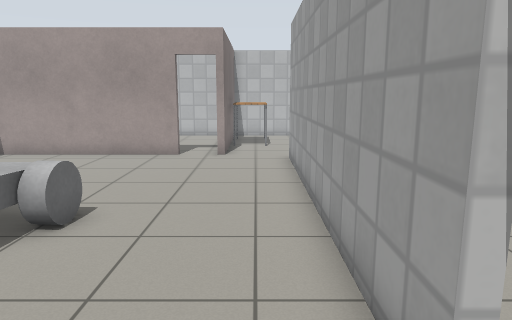
View 1 (above)

16 first-person views from a walk through a robot-simulator world made for Gazebo. The camera is 1.2 m above the floor, tilts 10° down and sees 70° across. The floor is counted in squares, 0.5 m on a side. Each view is taken from the middle of a square. On the plan, view 1 faces up. The plan holds only what a view shows up to about 20 squares ahead; the rest is blank. The robots in the file are not drawn. Simple patterns stand in for the simulator's built-in surfaces.

View 2
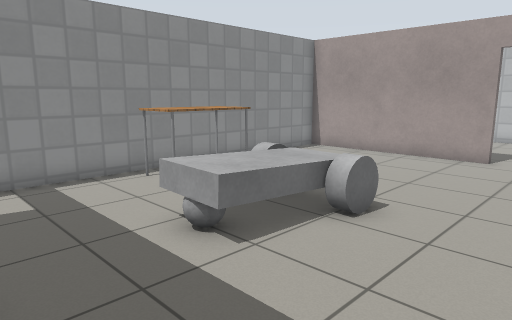

View 3
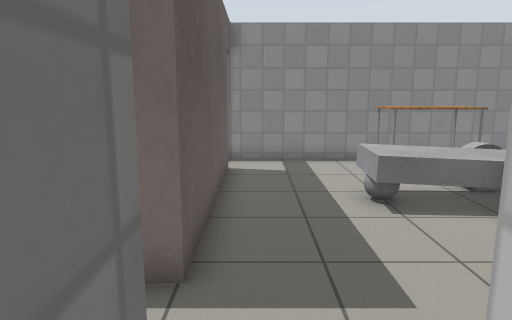

View 4
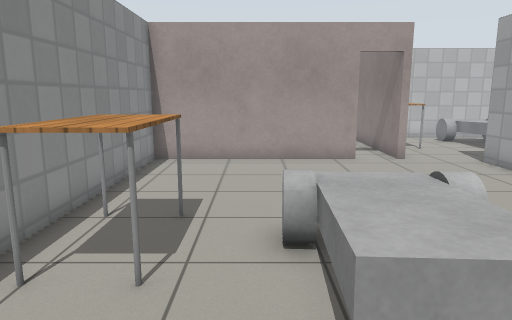

View 5
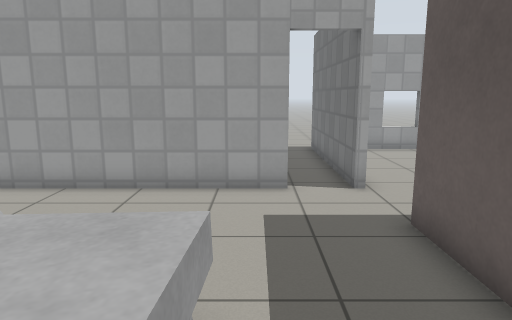

View 6
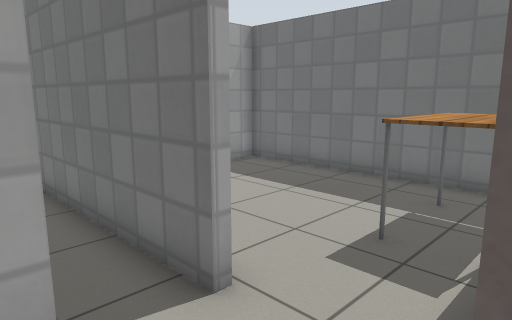

View 7
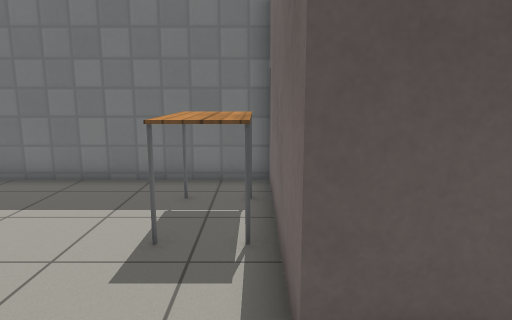

View 8
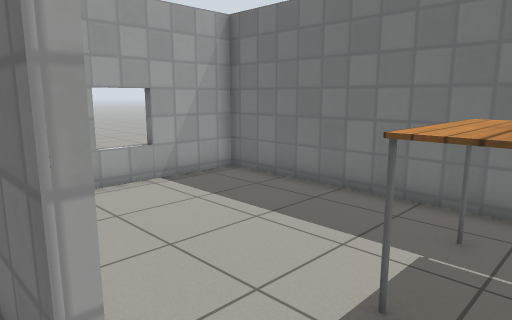

View 9
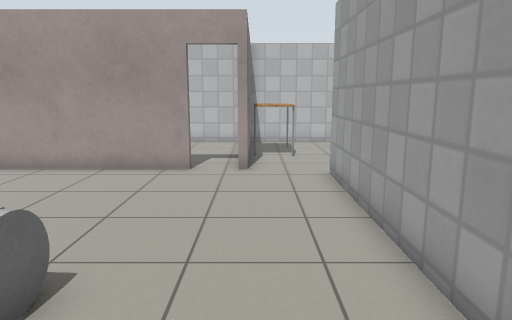

View 10
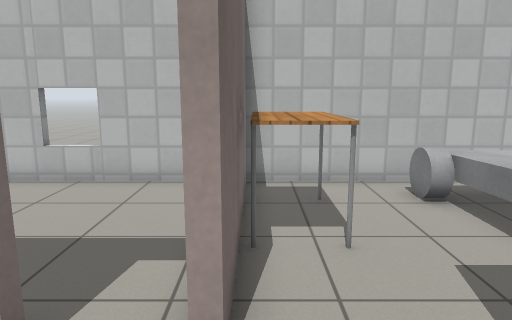

View 11
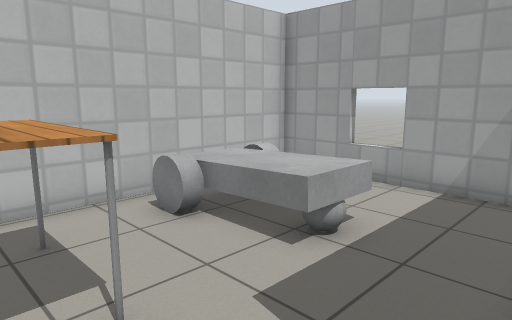

View 12
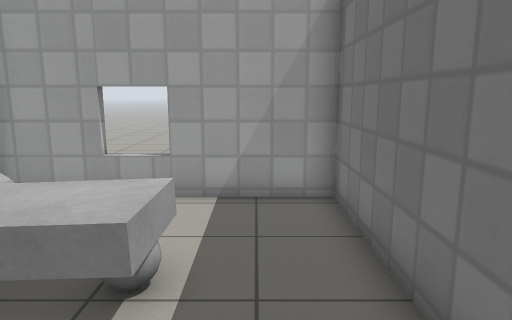

View 13
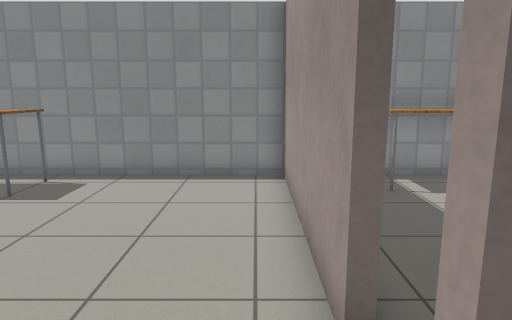

View 14
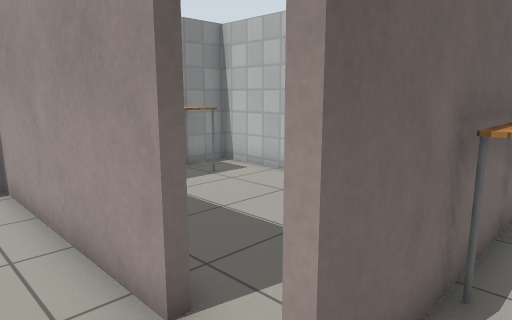

View 15
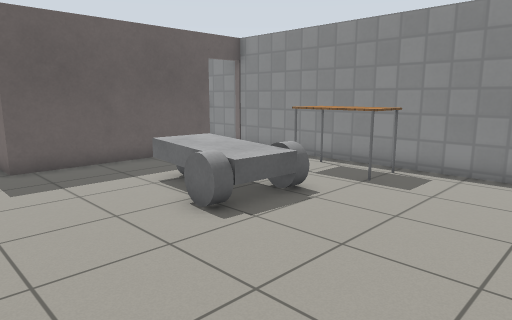

View 16
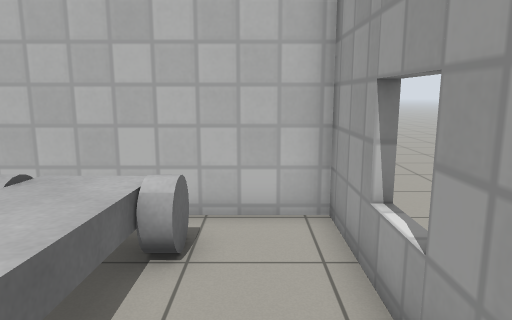

### Floor plan
Points are (right, up) in squares from view 1. A wall is a line through its corners. A room is listed if a view was taken in it or the views show most of it. See-through windows are left out.
Room 1 (views 1, 2)
walls: (-1.3, -5.4) (-1.3, -7.3) (8.5, -7.3) (8.5, -2); (-1.3, 0.1) (-1.3, -2.5)
ways out: opening at (0, 0) to room 3
objects: table (-1, -5) to (0, -3)
Room 2 (view 3)
walls: (1.2, 0.4) (8.9, 0.4)
ways out: open door at (1.3, 1.3) to room 3
Room 3 (views 4, 5, 6, 7, 8, 9, 10, 11, 13, 14, 15)
walls: (-3.2, 14.8) (-10.9, 14.8) (-10.9, 0.1); (1.3, 2.1) (1.3, 14.3); (-9.1, 0.1) (-1.3, 0.1)
ways out: opening at (0, 0) to room 1; open door at (1.3, 1.3) to room 2; opening at (0.5, 14.5) to room 4; open door at (-2.5, 15) to room 5; open door at (-9.5, 0)
objects: table (-10, 5) to (-9, 8); other object (-6, 4) to (-4, 7)
Room 4 (views 12, 16)
walls: (2.4, 14.1) (8.5, 14.1) (8.5, 22.1) (-1.4, 22.1); (-1.3, 17.5) (-1.3, 14.8); (-1.3, 21.9) (-1.3, 20.4)
ways out: opening at (0.5, 14.5) to room 3
objects: table (-1, 18) to (0, 20); other object (3, 17) to (6, 21)
Room 5 (no view inside)
walls: (-1.9, 22.1) (-10.9, 22.1) (-10.9, 17.9); (-1.6, 14.8) (-1.6, 17.5)
ways out: open door at (-2.5, 15) to room 3
objects: table (-10, 18) to (-9, 20)

Where each view was taken, in squares from view 1:
view 1: 0 up, 0 right, facing up
view 2: 0 up, 0 right, facing up-left
view 3: 1 up, 3 right, facing left
view 4: 1 up, 7 left, facing up
view 5: 3 up, 8 left, facing right
view 6: 3 up, 2 left, facing down-right
view 7: 3 up, 1 left, facing down
view 8: 1 up, 1 left, facing down-right
view 9: 3 up, 1 left, facing up
view 10: 12 up, 1 left, facing up
view 11: 14 up, 1 left, facing up-right
view 12: 16 up, 0 right, facing right
view 13: 14 up, 0 right, facing left
view 14: 13 up, 0 right, facing up-left
view 15: 13 up, 1 right, facing down-left
view 16: 15 up, 7 right, facing up
